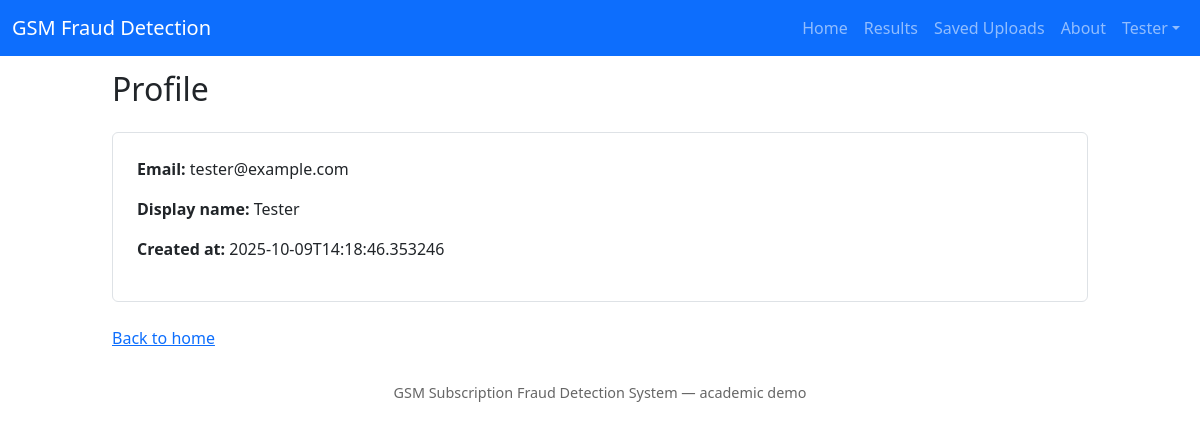
Screenshot of /profile (signed in) with the database file from the repository.
### tables this page shows
CREATE TABLE users (
            id INTEGER PRIMARY KEY,
            email TEXT UNIQUE,
            password_hash TEXT,
            display_name TEXT,
            created_at TEXT
        );

### app.py (the view)
@app.route('/profile')
@login_required
def profile():
    user_id = session.get('user_id')
    user = None
    try:
        user = get_user_by_id(user_id)
    except Exception:
        user = None
    if user:
        user.pop('password_hash', None)
    return render_template('profile.html', user=user)

### app.py (called while the page is built)
def login_required(f):
    @wraps(f)
    def decorated_function(*args, **kwargs):
        if request.method == 'OPTIONS':
            return ('', 204)
        if 'user_id' not in session:
            if request.is_json or request.headers.get('X-Requested-With') == 'XMLHttpRequest' or 'application/json' in (request.headers.get('Accept') or ''):
                return jsonify({'error': 'Authentication required'}), 401
            flash('Please sign in to access that page')
            return redirect(url_for('login', next=request.url))
        return f(*args, **kwargs)
    return decorated_function

@app.before_request
def load_current_user():
    from flask import g
    g.user = None
    user_id = session.get('user_id')
    if user_id:
        try:
            g.user = get_user_by_id(user_id)
        except Exception:
            g.user = None

@app.context_processor
def inject_user():
    return {'current_user': g.get('user')}

### database.py (called while the page is built)
def get_conn():
    conn = sqlite3.connect(DB_PATH)
    conn.row_factory = sqlite3.Row
    return conn

def get_user_by_id(user_id: int):
    conn = get_conn()
    cur = conn.cursor()
    cur.execute('SELECT id, email, password_hash, display_name, created_at FROM users WHERE id = ?', (user_id,))
    r = cur.fetchone()
    conn.close()
    return dict(r) if r else None

### app/templates/profile.html
{% extends 'base.html' %}
{% block content %}
  <div class="max-w-3xl mx-auto p-6">
    <h2 class="text-2xl font-semibold mb-4">Profile</h2>
    {% if user %}
      <div class="bg-white border rounded p-4">
        <p><strong>Email:</strong> {{ user.email }}</p>
        <p><strong>Display name:</strong> {{ user.display_name or '(not set)' }}</p>
        <p><strong>Created at:</strong> {{ user.created_at }}</p>
      </div>
    {% else %}
      <p>User not found.</p>
    {% endif %}
    <div class="mt-4">
      <a href="/" class="text-primary-600">Back to home</a>
    </div>
  </div>
{% endblock %}

### app/templates/base.html (shortened to what this page needs)
<!doctype html>
<html lang="en">
  <head>
    <link href="https://cdn.jsdelivr.net/npm/bootstrap@5.3.2/dist/css/bootstrap.min.css" rel="stylesheet">
  </head>
  <body>
    <nav class="navbar navbar-expand-lg navbar-dark bg-primary fixed-top">
      <div class="container-fluid">
        <a class="navbar-brand" href="{{ url_for('home') }}">GSM Fraud Detection</a>
        <div class="collapse navbar-collapse" id="navbarNav">
          <ul class="navbar-nav ms-auto">
            <li class="nav-item"><a class="nav-link" href="{{ url_for('home') }}">Home</a></li>
            <li class="nav-item"><a class="nav-link" href="{{ url_for('results') }}?results_file=">Results</a></li>
            <li class="nav-item"><a class="nav-link" href="{{ url_for('uploads_page') }}">Saved Uploads</a></li>
            <li class="nav-item"><a class="nav-link" href="{{ url_for('home') }}#about">About</a></li>
            {% if current_user %}
              <li class="nav-item dropdown">
                <a class="nav-link dropdown-toggle" href="#" id="userMenu" role="button" data-bs-toggle="dropdown" aria-expanded="false">{{ current_user.display_name or current_user.email }}</a>
              </li>
            {% else %}
              <li class="nav-item"><a class="nav-link" href="{{ url_for('login') }}">Sign in</a></li>
              <li class="nav-item"><a class="nav-link" href="{{ url_for('register') }}">Register</a></li>
            {% endif %}
          </ul>
        </div>
      </div>
    </nav>
    <main class="container container-narrow">
      {% block content %}{% endblock %}
    </main>
    <footer class="container footer text-center">
      <p>GSM Subscription Fraud Detection System — academic demo</p>
    </footer>
  </body>
</html>

### app/templates/base.html (style rules this page uses)
body { padding-top: 70px; }
.container-narrow { max-width: 1000px; }
.footer { font-size: .9rem; color: #666; padding: 2rem 0; }

### rows the page displays
users: display_name "Tester", email "tester@example.com", created_at "2025-10-09T14:18:46.353246"
